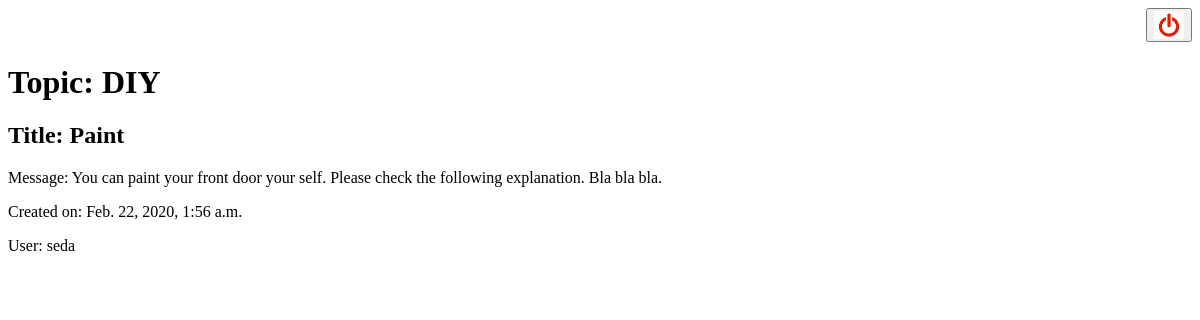
The app's page /posts/DIY/Paint/ (signed in) with its own data.
### posts/models.py (models this page shows, shortened)
class BlogPost(models.Model):
    title = models.CharField(max_length=36)
    message = models.TextField(max_length=250)
    created = models.DateTimeField(auto_now_add = True)
    updated = models.DateTimeField(null=True)
    topic = models.ForeignKey(BlogTopic, on_delete=models.CASCADE)
    user = models.ForeignKey(BlogUser, on_delete=models.CASCADE)

class BlogTopic(models.Model):
    title = models.CharField(max_length=35)
    created = models.DateTimeField(auto_now_add = True)
    def __str__(self):
        return self.title

class BlogUser(models.Model):
    username = models.CharField(max_length=30, unique = True)
    password = models.CharField(max_length=20)
    created = models.DateTimeField(auto_now_add = True)
    def __str__(self):
        return self.username

### posts/views.py (the view)
# urls.py: url(r'^(?P<topic>[\w|\W]+)/(?P<title>[\w|\W]+)/$', views.topic_title_detail, name='topic_title_detail'),
@login_required(login_url="/accounts/login/")
def topic_title_detail(request, topic, title):
    t = BlogTopic.objects.get(title=topic)
    topic_detail = BlogPost.objects.filter(topic = t, title=title)
    return render(request, 'posts/blogpost.html', {'topicdetail':topic_detail})

### posts/templates/posts/blogpost.html (shortened to what this page needs)
{% extends 'post_template.html' %}
{% block content %}
    <head>
    </head>
    <body>
        <div class="posts">
            {% for item in topicdetail %}
            <div class="post">
                <h1>Topic: {{ item.topic }}</a></h1>
                <h2>Title: {{ item.title }}</h2>
                <p>Message: {{ item.message }}</p>
                <p>Created on: {{ item.created }}</p>
                <p>User: {{ item.user }}</p>
            </div>
            {% endfor %}
        </div>
    </body>
{% endblock %}

### static/css/layouts/blog.css (style rules this page uses)
* { -webkit-box-sizing: border-box; -moz-box-sizing: border-box; box-sizing: border-box; }
.post { padding-bottom: 2em; }

### records on screen
BlogPost: topic "DIY", title "Paint", message "You can paint your front door your self. Please check the following explanation. Bla bla bla.", created "Feb. 22, 2020, 1:56 a.m.", user "seda"
